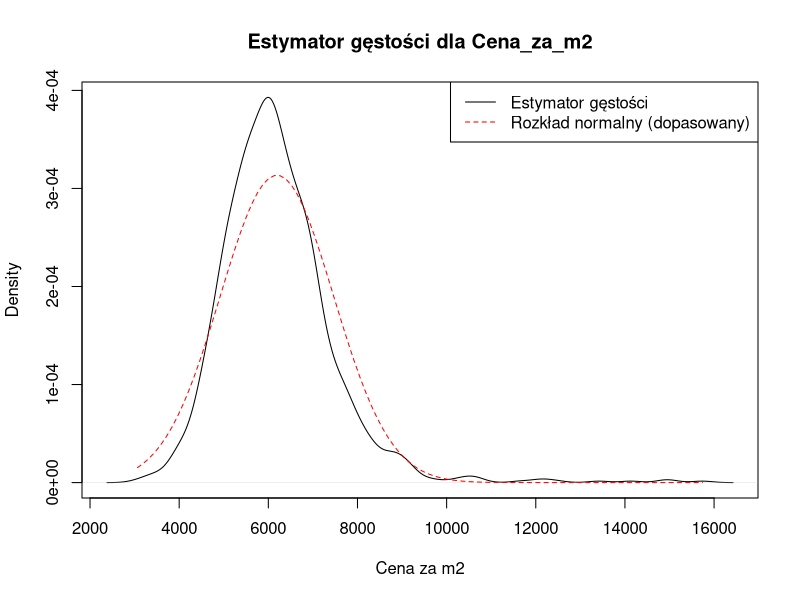

Write R code to recreate this figure.
# Laboratorium 11 - Testy Niezależności i Zgodności
# Plik mieszkania.csv jest potrzebny do zadań 3-6.
# Oczekiwane nagłówki w CSV: Dzielnica;Metraz;Pokoje;Pietro;Cena

# install.packages("nortest") # Dla testu Andersona-Darlinga, jeśli chcemy go użyć zamiast Shapiro-Wilka dla większych prób
# library(nortest) # ad.test()

# Funkcja pomocnicza do drukowania separatora
print_separator <- function(exercise_number = NULL) {
  if (!is.null(exercise_number)) {
    cat(paste0("\n------------------------------\nZadanie ", exercise_number, "\n------------------------------\n"))
  } else {
    cat("\n------------------------------\n")
  }
}

alpha <- 0.05 # Poziom istotności dla testów

# --- Zadanie 1 ---
print_separator(1)
# Dane: wyniki rzutów kostką
wyniki_kostka <- c(1, 2, 3, 4, 5, 6)
frekwencja_obserwowana <- c(171, 200, 168, 213, 226, 222)
cat("Dane obserwowane (rzuty kostką):\n")
print(data.frame(Wynik = wyniki_kostka, Frekwencja = frekwencja_obserwowana))

# a) Wyznaczyć tablicę oczekiwanych frekwencji przy hipotezie że kostka jest symetryczna.
cat("\na)\n")
cat("  Oczekiwane frekwencje (kostka symetryczna):\n")
n_rzutow <- sum(frekwencja_obserwowana)
p_oczekiwane_kostka <- rep(1/6, 6) 
frekwencja_oczekiwana_kostka <- n_rzutow * p_oczekiwane_kostka
cat("     Liczba rzutów (N):", n_rzutow, "\n")
cat("     Frekwencje oczekiwane:\n")
print(data.frame(Wynik = wyniki_kostka, OczekiwanaFrekwencja = frekwencja_oczekiwana_kostka))

# b) Wyznaczyć realizację statystki testowej dla odpowiedniego testu zgodności.
cat("\nb)\n")
cat("  Statystyka testowa Chi-kwadrat (ręcznie):\n")
statystyka_chi2_kostka <- sum((frekwencja_obserwowana - frekwencja_oczekiwana_kostka)^2 / frekwencja_oczekiwana_kostka)
cat("     Wartość statystyki Chi2 =", statystyka_chi2_kostka, "\n")

# c) Wyznaczyć wartość p dla tego testu.
cat("\nc)\n")
cat("  Wartość p (ręcznie):\n")
df_kostka <- length(wyniki_kostka) - 1 
p_value_chi2_kostka <- pchisq(statystyka_chi2_kostka, df = df_kostka, lower.tail = FALSE)
cat("     Stopnie swobody (df):", df_kostka, "\n")
cat("     p-value =", p_value_chi2_kostka, "\n")

# d) Jaki jest wniosek tego testu?
cat("\nd)\n")
cat("  Wniosek z testu:\n")
if (p_value_chi2_kostka < alpha) {
  cat("     Odrzucamy H0: Kostka nie jest symetryczna (rozkład wyników różni się od równomiernego).\n")
} else {
  cat("     Brak podstaw do odrzucenia H0: Nie ma dowodów, że kostka nie jest symetryczna.\n")
}

# e) Wykonać ten test za pomocą polecenia chisq.test
cat("\ne)\n")
cat("  Wynik polecenia chisq.test:\n")
wynik_chisq_kostka <- chisq.test(x = frekwencja_obserwowana, p = p_oczekiwane_kostka)
print(wynik_chisq_kostka)
cat("     p-value (z chisq.test) =", wynik_chisq_kostka$p.value, "\n")


# --- Zadanie 2 ---
print_separator(2)
# Dane: poziom wykształcenia według płci
tabela_wyksztalcenie_plec <- matrix(c(200, 150, 300, 350), nrow = 2, byrow = FALSE,
                                   dimnames = list(Plec = c("Kobiety", "Mężczyźni"),
                                                   Wyksztalcenie = c("Wyższe", "Średnie")))
cat("Dane obserwowane (wykształcenie vs płeć):\n")
print(tabela_wyksztalcenie_plec)

# a) Wyznaczyć tablicę oczekiwanych frekwencji przy hipotezie o niezależności tych cech.
cat("\na)\n")
cat("  Oczekiwane frekwencje (niezależność cech):\n")
tabela_oczekiwana_wykszt <- chisq.test(tabela_wyksztalcenie_plec)$expected
cat("     Tablica oczekiwanych frekwencji:\n")
print(tabela_oczekiwana_wykszt)

# b) Wyznaczyć realizację statystki testowej dla testu niezależności Pearsona
cat("\nb)\n")
cat("  Statystyka testowa Chi-kwadrat (ręcznie dla niezależności):\n")
statystyka_chi2_wykszt_recznie <- sum((tabela_wyksztalcenie_plec - tabela_oczekiwana_wykszt)^2 / tabela_oczekiwana_wykszt)
cat("     Wartość statystyki Chi2 (ręcznie) =", statystyka_chi2_wykszt_recznie, "\n")
statystyka_chi2_wykszt_auto <- chisq.test(tabela_wyksztalcenie_plec)$statistic
cat("     Wartość statystyki Chi2 (z chisq.test) =", as.numeric(statystyka_chi2_wykszt_auto), "\n")

# c) Wyznaczyć wartość p dla tego testu.
cat("\nc)\n")
cat("  Wartość p (z testu Chi-kwadrat):\n")
df_wykszt <- (nrow(tabela_wyksztalcenie_plec) - 1) * (ncol(tabela_wyksztalcenie_plec) - 1)
p_value_chi2_wykszt_recznie <- pchisq(statystyka_chi2_wykszt_recznie, df = df_wykszt, lower.tail = FALSE)
cat("     Stopnie swobody (df):", df_wykszt, "\n")
cat("     p-value (ręcznie) =", p_value_chi2_wykszt_recznie, "\n")
p_value_chi2_wykszt_auto <- chisq.test(tabela_wyksztalcenie_plec)$p.value
cat("     p-value (z chisq.test) =", p_value_chi2_wykszt_auto, "\n")

# d) Jaki jest wniosek tego testu?
cat("\nd)\n")
cat("  Wniosek z testu Chi-kwadrat niezależności:\n")
if (p_value_chi2_wykszt_auto < alpha) {
  cat("     Odrzucamy H0: Poziom wykształcenia zależy od płci.\n")
} else {
  cat("     Brak podstaw do odrzucenia H0: Nie ma dowodów na zależność poziomu wykształcenia od płci.\n")
}

# e) Wykonać test ten za pomocą polecenia chisq.test
cat("\ne)\n")
cat("  Wynik polecenia chisq.test (powtórzenie dla jasności):\n")
wynik_chisq_wykszt <- chisq.test(tabela_wyksztalcenie_plec) 
print(wynik_chisq_wykszt)

# f) Wykonać test ten za pomocą dokładnego testu Fishera (fisher.test)
cat("\nf)\n")
cat("  Wynik dokładnego testu Fishera (fisher.test):\n")
wynik_fisher_wykszt <- fisher.test(tabela_wyksztalcenie_plec)
print(wynik_fisher_wykszt)
cat("     p-value (Fisher) =", wynik_fisher_wykszt$p.value, "\n")
cat("  Wniosek z testu Fishera:\n")
if (wynik_fisher_wykszt$p.value < alpha) {
  cat("     Odrzucamy H0: Poziom wykształcenia zależy od płci.\n")
} else {
  cat("     Brak podstaw do odrzucenia H0: Nie ma dowodów na zależność poziomu wykształcenia od płci.\n")
}

# Wczytanie danych z pliku mieszkania.csv
cat("\n--- Wczytywanie danych z pliku mieszkania.csv ---\n")
# Upewnij się, że plik 'mieszkania.csv' jest w katalogu roboczym R lub podaj pełną ścieżkę
dane_mieszkania <- NULL # Inicjalizacja na wypadek błędu wczytywania
tryCatch({
  dane_mieszkania <- read.csv2("dane/mieszkania.csv", stringsAsFactors = TRUE) # stringsAsFactors dla Dzielnicy
  cat("Dane 'mieszkania.csv' wczytane pomyślnie.\n")
  
  # Obliczenie Cena_za_m2
  if ("Cena" %in% names(dane_mieszkania) && "Metraz" %in% names(dane_mieszkania)) {
    dane_mieszkania$Cena_za_m2 <- dane_mieszkania$Cena / dane_mieszkania$Metraz
    # Obsługa potencjalnych Inf lub NaN jeśli Metraz = 0 lub Cena/Metraz jest problematyczne
    dane_mieszkania$Cena_za_m2[is.infinite(dane_mieszkania$Cena_za_m2)] <- NA
    dane_mieszkania$Cena_za_m2[is.nan(dane_mieszkania$Cena_za_m2)] <- NA
    cat("Kolumna 'Cena_za_m2' została obliczona (Cena / Metraz).\n")
  } else {
    cat("OSTRZEŻENIE: Brak kolumn 'Cena' lub 'Metraz' do obliczenia 'Cena_za_m2'.\n")
  }
  
  cat("Pierwsze wiersze danych (po ewentualnym dodaniu Cena_za_m2):\n")
  print(head(dane_mieszkania))
  cat("\nStruktura danych:\n")
  str(dane_mieszkania)

}, error = function(e) {
  cat("BŁĄD: Nie udało się wczytać pliku mieszkania.csv.\n")
  cat("Upewnij się, że plik istnieje w katalogu roboczym lub podałeś poprawną ścieżkę.\n")
  cat("Komunikat błędu R:", conditionMessage(e), "\n")
})

if (!is.null(dane_mieszkania)) {
  # --- Zadanie 3 ---
  print_separator(3)
  # Używane kolumny: 'Pokoje' i 'Dzielnica'
  if (!("Pokoje" %in% names(dane_mieszkania)) || !("Dzielnica" %in% names(dane_mieszkania))) {
    cat("BŁĄD: Brak wymaganych kolumn ('Pokoje', 'Dzielnica') w danych 'mieszkania'. Pomijanie Zadania 3.\n")
  } else {
    # a) Sporządzić tabelę rozdzielczą opisującą rozkład liczby pokoi w zależności od dzielnicy (rejonu).
    cat("a)\n")
    cat("  Tabela rozdzielcza (liczba pokoi vs dzielnica):\n")
    tabela_pokoje_dzielnica <- table(dane_mieszkania$Pokoje, dane_mieszkania$Dzielnica)
    print(tabela_pokoje_dzielnica)

    # b) Stworzyć nową zmienną 'Pokoje_grupowane'
    cat("\nb)\n")
    cat("  Tworzenie nowej zmiennej 'Pokoje_grupowane':\n")
    dane_mieszkania$Pokoje_grupowane <- ifelse(dane_mieszkania$Pokoje >= 4, 4, dane_mieszkania$Pokoje)
    cat("     Pierwsze wartości nowej zmiennej (Pokoje vs Pokoje_grupowane):\n")
    print(head(data.frame(Pokoje_Oryginalne = dane_mieszkania$Pokoje, 
                          Pokoje_Grupowane = dane_mieszkania$Pokoje_grupowane)))
    cat("     Rozkład nowej zmiennej:\n")
    print(table(dane_mieszkania$Pokoje_grupowane))
    
    # c) Przetestować hipotezę, iż liczba pokoi jest niezależna od dzielnicy.
    cat("\nc)\n")
    cat("  Test Chi-kwadrat niezależności (Pokoje_grupowane vs Dzielnica):\n")
    tabela_pokoje_grup_dzielnica <- table(dane_mieszkania$Pokoje_grupowane, dane_mieszkania$Dzielnica)
    cat("     Tabela kontyngencji dla testu:\n")
    print(tabela_pokoje_grup_dzielnica)
    
    test_pokoje_dzielnica <- chisq.test(tabela_pokoje_grup_dzielnica)
    cat("     Wynik testu chisq.test:\n")
    print(test_pokoje_dzielnica)
    if (any(test_pokoje_dzielnica$expected < 5)) {
      cat("     OSTRZEŻENIE: Niektóre oczekiwane liczebności są mniejsze niż 5. Wynik testu Chi-kwadrat może być niedokładny.\n")
    }
    cat("  Wniosek z testu:\n")
    if (test_pokoje_dzielnica$p.value < alpha) {
      cat("     Odrzucamy H0: Liczba pokoi (grupowana) zależy od dzielnicy.\n")
    } else {
      cat("     Brak podstaw do odrzucenia H0: Nie ma dowodów na zależność liczby pokoi (grupowanej) od dzielnicy.\n")
    }
  } 

  # --- Zadanie 4 ---
  print_separator(4)
  # Używane kolumny: 'Cena_za_m2' (obliczona) i 'Dzielnica'
  if (!("Cena_za_m2" %in% names(dane_mieszkania)) || !("Dzielnica" %in% names(dane_mieszkania))) {
    cat("BŁĄD: Brak wymaganych kolumn ('Cena_za_m2', 'Dzielnica') w danych 'mieszkania'. Pomijanie Zadania 4.\n")
  } else {
    # a) Tworzyć zmienną, która wskazuje czy cena za m^2 jest większa niż 6000zł czy nie.
    cat("a)\n")
    cat("  Tworzenie nowej zmiennej 'Cena_m2_powyzej_6000':\n")
    prog_ceny <- 6000
    # Usunięcie NA z Cena_za_m2 przed tworzeniem faktora, aby uniknąć poziomu NA
    dane_mieszkania_filtered_4a <- dane_mieszkania[!is.na(dane_mieszkania$Cena_za_m2), ]
    if(nrow(dane_mieszkania_filtered_4a) > 0) {
        dane_mieszkania_filtered_4a$Cena_m2_powyzej_6000 <- ifelse(dane_mieszkania_filtered_4a$Cena_za_m2 > prog_ceny, 
                                                     paste0(">", prog_ceny), 
                                                     paste0("<=", prog_ceny))
        dane_mieszkania_filtered_4a$Cena_m2_powyzej_6000 <- as.factor(dane_mieszkania_filtered_4a$Cena_m2_powyzej_6000)
        cat("     Pierwsze wartości nowej zmiennej (Cena_za_m2 vs Cena_m2_powyzej_6000):\n")
        print(head(data.frame(Cena_za_m2_Oryginalna = dane_mieszkania_filtered_4a$Cena_za_m2,
                              Cena_m2_Kategoria = dane_mieszkania_filtered_4a$Cena_m2_powyzej_6000)))
        cat("     Rozkład nowej zmiennej:\n")
        print(table(dane_mieszkania_filtered_4a$Cena_m2_powyzej_6000))

        # b) Przetestować hipotezę iż prawdopodobieństwo tego, że cena za m^2 jest większa niż 6000zł
        # zależy od dzielnicy.
        cat("\nb)\n")
        cat("  Test Chi-kwadrat niezależności (Cena_m2_powyzej_6000 vs Dzielnica):\n")
        tabela_cena_dzielnica <- table(dane_mieszkania_filtered_4a$Cena_m2_powyzej_6000, dane_mieszkania_filtered_4a$Dzielnica)
        cat("     Tabela kontyngencji dla testu:\n")
        print(tabela_cena_dzielnica)
        
        if(nrow(tabela_cena_dzielnica) < 2 || ncol(tabela_cena_dzielnica) < 2){
            cat("     OSTRZEŻENIE: Tabela kontyngencji ma mniej niż 2 wiersze lub kolumny. Test Chi-kwadrat nie może być wykonany.\n")
        } else {
            test_cena_dzielnica <- chisq.test(tabela_cena_dzielnica)
            cat("     Wynik testu chisq.test:\n")
            print(test_cena_dzielnica)
            if (any(test_cena_dzielnica$expected < 5)) {
              cat("     OSTRZEŻENIE: Niektóre oczekiwane liczebności są mniejsze niż 5. Wynik testu Chi-kwadrat może być niedokładny.\n")
               if (nrow(tabela_cena_dzielnica) == 2 && ncol(tabela_cena_dzielnica) == 2) {
                   cat("     Wykonuję test Fishera dla tabeli 2x2:\n")
                   print(fisher.test(tabela_cena_dzielnica))
               }
            }
            cat("  Wniosek z testu:\n")
            if (test_cena_dzielnica$p.value < alpha) {
              cat("     Odrzucamy H0: Prawdopodobieństwo, że cena za m^2 jest > 6000zł, zależy od dzielnicy.\n")
            } else {
              cat("     Brak podstaw do odrzucenia H0: Nie ma dowodów na taką zależność.\n")
            }
        }
    } else {
        cat("Brak danych w 'Cena_za_m2' po usunięciu NA. Nie można wykonać Zadania 4.\n")
    }
  } 

  # --- Zadanie 5 ---
  print_separator(5)
  # a) Przetestować hipotezę, iż cena za m^2 ma rozkład normalny.
  cat("a)\n")
  cat("  Test normalności dla 'Cena_za_m2':\n")
  if (!("Cena_za_m2" %in% names(dane_mieszkania))) {
    cat("BŁĄD: Brak kolumny 'Cena_za_m2' w danych 'mieszkania'. Pomijanie Zadania 5a.\n")
  } else {
    cena_m2_do_testu <- na.omit(dane_mieszkania$Cena_za_m2) 
    if (length(cena_m2_do_testu) < 3) {
        cat("     Za mało obserwacji (<3) w 'Cena_za_m2' po usunięciu NA do przeprowadzenia testu normalności.\n")
    } else if (length(cena_m2_do_testu) >= 3 && length(cena_m2_do_testu) <= 5000) { 
      test_shapiro_cena <- shapiro.test(cena_m2_do_testu)
      cat("     Wynik testu Shapiro-Wilka:\n")
      print(test_shapiro_cena)
      cat("  Wniosek (Shapiro-Wilk):\n")
      if (test_shapiro_cena$p.value < alpha) {
        cat("     Odrzucamy H0: Rozkład ceny za m^2 różni się od normalnego.\n")
      } else {
        cat("     Brak podstaw do odrzucenia H0: Nie ma dowodów, że rozkład ceny za m^2 różni się od normalnego.\n")
      }
    } else { # length > 5000
      cat("     Liczba obserwacji dla 'Cena_za_m2' (", length(cena_m2_do_testu), ") jest > 5000. Test Shapiro-Wilka może nie być odpowiedni.\n")
      cat("     Sugerowany test Kołmogorowa-Smirnowa (Lilliefors) lub Andersona-Darlinga.\n")
      # Przykład z Kołmogorowa-Smirnowa (Lilliefors test for normality)
      # if(require(nortest)) { # Sprawdzenie czy pakiet nortest jest dostępny
      #   lillie_test_cena <- lillie.test(cena_m2_do_testu)
      #   cat("     Wynik testu Lillieforsa (Kołmogorow-Smirnow z estymacją parametrów):\n")
      #   print(lillie_test_cena)
      #   if (lillie_test_cena$p.value < alpha) {
      #     cat("     Odrzucamy H0 (Lilliefors): Rozkład ceny za m^2 różni się od normalnego.\n")
      #   } else {
      #     cat("     Brak podstaw do odrzucenia H0 (Lilliefors): Nie ma dowodów, że rozkład ceny za m^2 różni się od normalnego.\n")
      #   }
      # } else {
      #    cat("     Pakiet 'nortest' nie jest zainstalowany. Nie można wykonać testu Lillieforsa.\n")
      # }
    }
    
    if (length(cena_m2_do_testu) > 1) { # density wymaga co najmniej 2 punktów
        cat("     Rysowanie estymatora gęstości dla 'Cena_za_m2':\n")
        plot(density(cena_m2_do_testu), main = "Estymator gęstości dla Cena_za_m2", xlab = "Cena za m2")
        x_vals <- seq(min(cena_m2_do_testu), max(cena_m2_do_testu), length = 100)
        y_norm <- dnorm(x_vals, mean = mean(cena_m2_do_testu), sd = sd(cena_m2_do_testu))
        lines(x_vals, y_norm, col = "red", lty = 2)
        legend("topright", legend = c("Estymator gęstości", "Rozkład normalny (dopasowany)"), 
               col = c("black", "red"), lty = c(1, 2))
        cat("     (Wykres gęstości został wygenerowany)\n")
    } else {
        cat("     Za mało danych w 'Cena_za_m2' do narysowania wykresu gęstości.\n")
    }
  }

  # b) Przetestować hipotezę, iż metraż mieszkań na Śródmieściu ma rozkład normalny.
  cat("\nb)\n")
  cat("  Test normalności dla 'Metraz' mieszkań na Śródmieściu:\n")
  if (!("Metraz" %in% names(dane_mieszkania)) || !("Dzielnica" %in% names(dane_mieszkania))) {
    cat("BŁĄD: Brak kolumny 'Metraz' lub 'Dzielnica' w danych 'mieszkania'. Pomijanie Zadania 5b.\n")
  } else {
    metraz_srodmiescie <- na.omit(dane_mieszkania$Metraz[dane_mieszkania$Dzielnica == "Śródmieście"])
    if (length(metraz_srodmiescie) == 0) {
        cat("     Brak danych dla dzielnicy 'Śródmieście' lub dzielnica nie istnieje pod taką nazwą.\n")
    } else if (length(metraz_srodmiescie) < 3) {
        cat("     Za mało obserwacji (<3) dla metrażu na Śródmieściu po usunięciu NA do przeprowadzenia testu normalności.\n")
    } else if (length(metraz_srodmiescie) >= 3 && length(metraz_srodmiescie) <= 5000) {
      test_shapiro_metraz_sr <- shapiro.test(metraz_srodmiescie)
      cat("     Wynik testu Shapiro-Wilka dla metrażu na Śródmieściu:\n")
      print(test_shapiro_metraz_sr)
      cat("  Wniosek (Shapiro-Wilk):\n")
      if (test_shapiro_metraz_sr$p.value < alpha) {
        cat("     Odrzucamy H0: Rozkład metrażu na Śródmieściu różni się od normalnego.\n")
      } else {
        cat("     Brak podstaw do odrzucenia H0: Nie ma dowodów, że rozkład metrażu na Śródmieściu różni się od normalnego.\n")
      }
      
      if(length(metraz_srodmiescie) > 1){
          cat("     Rysowanie estymatora gęstości dla metrażu na Śródmieściu:\n")
          plot(density(metraz_srodmiescie), main = "Estymator gęstości dla Metrażu (Śródmieście)", xlab = "Metraż (Śródmieście)")
          x_vals_sr <- seq(min(metraz_srodmiescie), max(metraz_srodmiescie), length = 100)
          y_norm_sr <- dnorm(x_vals_sr, mean = mean(metraz_srodmiescie), sd = sd(metraz_srodmiescie))
          lines(x_vals_sr, y_norm_sr, col = "blue", lty = 2)
          legend("topright", legend = c("Estymator gęstości", "Rozkład normalny (dopasowany)"), 
                 col = c("black", "blue"), lty = c(1, 2))
          cat("     (Wykres gęstości został wygenerowany)\n")
      } else {
           cat("     Za mało danych dla metrażu na Śródmieściu do narysowania wykresu gęstości.\n")
      }
      
    } else { # length > 5000
      cat("     Liczba obserwacji dla metrażu na Śródmieściu (", length(metraz_srodmiescie), ") jest > 5000. Test Shapiro-Wilka może nie być odpowiedni.\n")
    }
  } 
} 

# --- Zadanie 6 ---
print_separator(6)
# a) Wygenerować próbę 1000 realizacji z rozkładu wykładniczego o wartości oczekiwanej 1.
cat("a)\n")
cat("  Generowanie próby 1000 realizacji z rozkładu Exp(lambda=1):\n")
set.seed(123) 
n_probki_exp <- 1000
lambda_exp <- 1
probka_exp <- rexp(n_probki_exp, rate = lambda_exp)
cat("     Wygenerowano", n_probki_exp, "obserwacji. Pierwsze kilka:\n")
print(head(probka_exp))
cat("     Średnia empiryczna:", mean(probka_exp), "(oczekiwana: 1)\n")
cat("     Wariancja empiryczna:", var(probka_exp), "(oczekiwana (1/lambda^2): 1)\n")

# b) Przetestować hipotezę iż próba ta pochodzi 
cat("\nb)\n")
cat("  Testowanie zgodności próby wykładniczej:\n")
cat("  i) Test zgodności z N(mu=1, sigma=1) (Test Kołmogorowa-Smirnowa):\n")
wynik_ks_exp_norm <- ks.test(probka_exp, "pnorm", mean = 1, sd = 1)
print(wynik_ks_exp_norm)
cat("  Wniosek (vs N(1,1)):\n")
if (wynik_ks_exp_norm$p.value < alpha) {
  cat("     Odrzucamy H0: Próba nie pochodzi z rozkładu N(1,1).\n")
} else {
  cat("     Brak podstaw do odrzucenia H0: Nie ma dowodów, że próba nie pochodzi z N(1,1).\n")
}

cat("\n  ii) Test zgodności z Exp(lambda=1) (Test Kołmogorowa-Smirnowa):\n")
wynik_ks_exp_exp <- ks.test(probka_exp, "pexp", rate = lambda_exp)
print(wynik_ks_exp_exp)
cat("  Wniosek (vs Exp(1)):\n")
if (wynik_ks_exp_exp$p.value < alpha) {
  cat("     Odrzucamy H0: Próba nie pochodzi z rozkładu Exp(1).\n")
} else {
  cat("     Brak podstaw do odrzucenia H0: Nie ma dowodów, że próba nie pochodzi z Exp(1).\n")
}

# c) Wygenerować próbę 1000 realizacji z rozkładu Gamma o parametrze kształtu 100 a parametrze skali 1.
cat("\nc)\n")
cat("  Generowanie próby 1000 realizacji z rozkładu Gamma(shape=100, scale=1):\n")
set.seed(456)
n_probki_gamma <- 1000
shape_gamma <- 100
scale_gamma <- 1 
probka_gamma <- rgamma(n_probki_gamma, shape = shape_gamma, scale = scale_gamma)
cat("     Wygenerowano", n_probki_gamma, "obserwacji. Pierwsze kilka:\n")
print(head(probka_gamma))
cat("     Średnia empiryczna:", mean(probka_gamma), "(oczekiwana (shape*scale):", shape_gamma * scale_gamma, ")\n")
cat("     Wariancja empiryczna:", var(probka_gamma), "(oczekiwana (shape*scale^2):", shape_gamma * scale_gamma^2, ")\n")

# d) Przetestować hipotezę iż próba ta pochodzi 
cat("\nd)\n")
cat("  Testowanie zgodności próby Gamma:\n")
cat("  i) Test zgodności z N(mu=100, sigma=10) (Test Kołmogorowa-Smirnowa):\n")
mu_norm_gamma <- 100
sigma_norm_gamma <- 10
wynik_ks_gamma_norm <- ks.test(probka_gamma, "pnorm", mean = mu_norm_gamma, sd = sigma_norm_gamma)
print(wynik_ks_gamma_norm)
cat("  Wniosek (vs N(100,10)):\n")
if (wynik_ks_gamma_norm$p.value < alpha) {
  cat("     Odrzucamy H0: Próba nie pochodzi z rozkładu N(100,10).\n")
} else {
  cat("     Brak podstaw do odrzucenia H0: Nie ma dowodów, że próba nie pochodzi z N(100,10).\n")
  cat("     (Co jest oczekiwane, bo dla dużego 'shape', rozkład Gamma zbliża się do normalnego - CTG)\n")
}

cat("\n  ii) Test zgodności z Gamma(shape=100, scale=1) (Test Kołmogorowa-Smirnowa):\n")
wynik_ks_gamma_gamma <- ks.test(probka_gamma, "pgamma", shape = shape_gamma, scale = scale_gamma)
print(wynik_ks_gamma_gamma)
cat("  Wniosek (vs Gamma(100,1)):\n")
if (wynik_ks_gamma_gamma$p.value < alpha) {
  cat("     Odrzucamy H0: Próba nie pochodzi z rozkładu Gamma(100,1).\n")
} else {
  cat("     Brak podstaw do odrzucenia H0: Nie ma dowodów, że próba nie pochodzi z Gamma(100,1).\n")
}

cat("\n--- Koniec skryptu Lab 11 ---\n")

